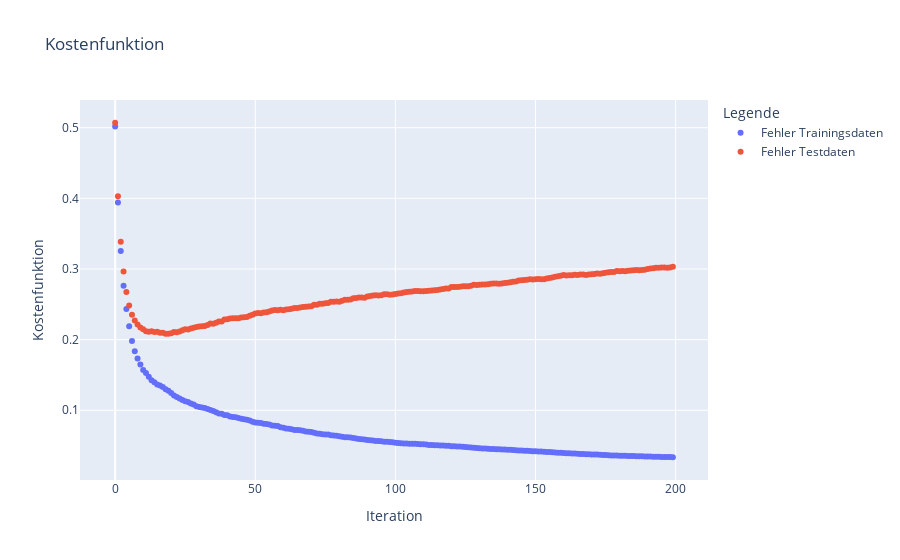

Notebook code cell kept with this figure:
### Code cell
fig = px.scatter(kostenfunktion,
    title='Kostenfunktion',
    labels={'value': 'Kostenfunktion', 'index': 'Iteration', 'variable': 'Legende'})
fig.show()

### Figure 1 — Plotly figure (JSON) as saved in the notebook; plotly's stock layout.template omitted (floating-point values rounded to 4 significant figures; data arrays with more than 128 entries replaced by an {"elided": "..."} marker saying what was removed)
{"data": [{"hovertemplate": "Legende=Fehler Trainingsdaten<br>Iteration=%{x}<br>Kostenfunktion=%{y}<extra></extra>", "legendgroup": "Fehler Trainingsdaten", "marker": {"color": "#636efa", "symbol": "circle"}, "mode": "markers", "name": "Fehler Trainingsdaten", "orientation": "v", "showlegend": true, "type": "scatter", "x": {"elided": "200 int values"}, "xaxis": "x", "y": {"elided": "200 float values"}, "yaxis": "y"}, {"hovertemplate": "Legende=Fehler Testdaten<br>Iteration=%{x}<br>Kostenfunktion=%{y}<extra></extra>", "legendgroup": "Fehler Testdaten", "marker": {"color": "#EF553B", "symbol": "circle"}, "mode": "markers", "name": "Fehler Testdaten", "orientation": "v", "showlegend": true, "type": "scatter", "x": {"elided": "200 int values"}, "xaxis": "x", "y": {"elided": "200 float values"}, "yaxis": "y"}], "layout": {"legend": {"title": {"text": "Legende"}, "tracegroupgap": 0}, "title": {"text": "Kostenfunktion"}, "xaxis": {"anchor": "y", "domain": [0, 1], "title": {"text": "Iteration"}}, "yaxis": {"anchor": "x", "domain": [0, 1], "title": {"text": "Kostenfunktion"}}}}
